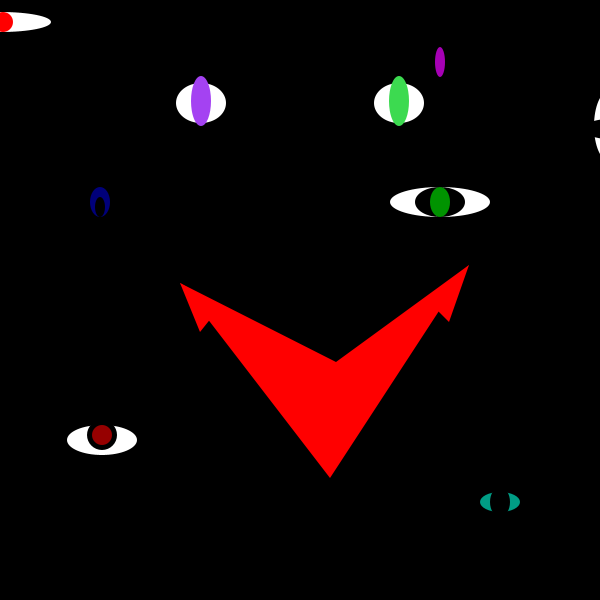
Frame 1 (no input)
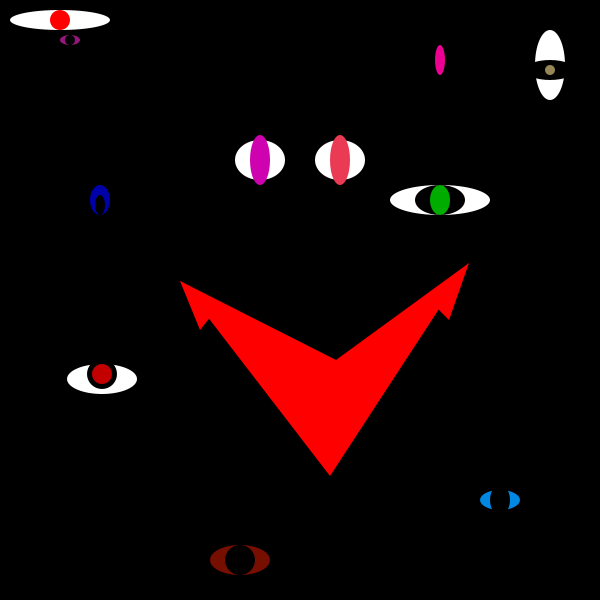
Frame 60 (the mouse pressed at the canvas centre just before this capture)
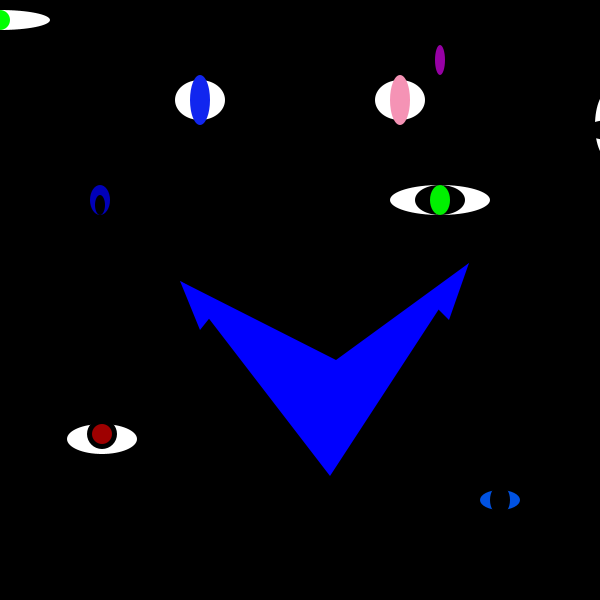
Frame 120 (the mouse held since frame 60 and released just before this capture)

The Processing sketch that drew these frames (run headless with seeded random() and noise(); from frame 60 on, the mouse is pressed at the canvas centre):

// Processing sketch: processing_94870
// ── processing_94870.pde

int x = 0;
int dir = 1;
int r = 255;
int b = 0;
int temp;
int z = 0;

void setup(){
  size(600,600);
  background(0);
  noStroke();
  frameRate(10);
}

void draw(){
  z = (z + 2)%10;
  x = x+dir;
  background(0);
  eye_creepy(0+x,0);
  other_eye(0+x,0);
  other_eye2(0+x,0);
  eye3(0+x,0);
  eye4(0+x, 0);
  smile(0,0);
  eye5(0,0);
  eye6(0,0);
  eye7(0,0);
  eye8(0,0);
  eye9(0+x,0+x);
  eye10(0+x,0+x);
}

void mousePressed(){
  dir = 0 - dir;
  temp = r;
  r = b;
  b = temp;
}

void eye_creepy(int x, int y){
 fill(255);
 ellipse(0+x, 20+z, 100, 20);
 fill(0+r, b, 0);
 ellipse((0+x)+z, 20+z, 20, 20);
}

void other_eye2(int x, int y){
  fill(255);
  ellipse(400-x, (100+x)+z, 50, 40);
  fill(random(255), random(255), random(255));
  ellipse(400-x, 100+x, 20, 50);
}

void other_eye(int x, int y){
  fill(255);
  ellipse(200+x, (100+x)+z, 50, 40);
  fill(random(255), random(255), random(255));
  ellipse(200+x, 100+x, 20, 50);
}

void eye3(int x, int y){
  fill(255);
  ellipse(610-x, (125-x)+z, 30, 70);
  fill(0);
  ellipse(610-x, (130-x), 50, 20);
  fill(random(255), random(255), random(255));
  ellipse(610-x, (130-x), 10, 10);
}

void smile(int x, int y){
  fill(0+r, 0, b);
  quad(180, 281+z, 336, 360+z, 469, 263+z, 330, 476+z);
  triangle(180, 281+z, 220, 305+z, 200, 330+z);
  triangle(469, 263+z, 429, 300+z, 449, 320+z);
}

void eye4(int x, int y){
  fill(255);
  ellipse(102, (439-x)+z, 70, 30);
  fill(0);
  ellipse(102, (434-x)+z, 30, 30);
  fill(random(140,255), 0, 0);
  ellipse(102, (434-x)+z, 20, 20);
}

void eye5(int x, int y){
  fill(255);
  ellipse(440, 200+z, 100, 30);
  fill(0);
  ellipse(440, 200+z, 50, 30);
  fill(0, random(120,255), 0);
  ellipse(440, 200+z, 20, 30);
}

void eye6(int x, int y){
  fill(0, 0, random(120,255));
  ellipse(100, 200+z, 20, 30);
  fill(0);
  ellipse(100, 205+z, 10, 20);
}

void eye7(int x, int y){
  fill(random(120,255), 0, random(120,255));
  ellipse(440, 60+z, 10, 30);
}

void eye8(int x, int y){
  fill(0, random(0,255), random(120,255));
  ellipse(500, 500+z, 40, 20);
  fill(0);
  ellipse(500, 500+z, 20, 30);
}

void eye9(int x, int y){
  fill(random(0,255), random(0,255), 0);
  ellipse(300-x, (620+z)-x, 60, 30);
  fill(0);
  ellipse(300-x, (620-z)-x, 30, 30);
}

void eye10(int x, int y){
  fill(random(0,255), random(0,255), random(0,255));
  ellipse(10+x, (-20-z)+x, 20, 10);
  fill(0);
  ellipse(10+x, (-20+z)+x, 10, 10);
}



void info(){
  fill(random(50, 255));
  ellipse(random(0,600), random(0,600), random(0, 255), random(0, 255));

}
